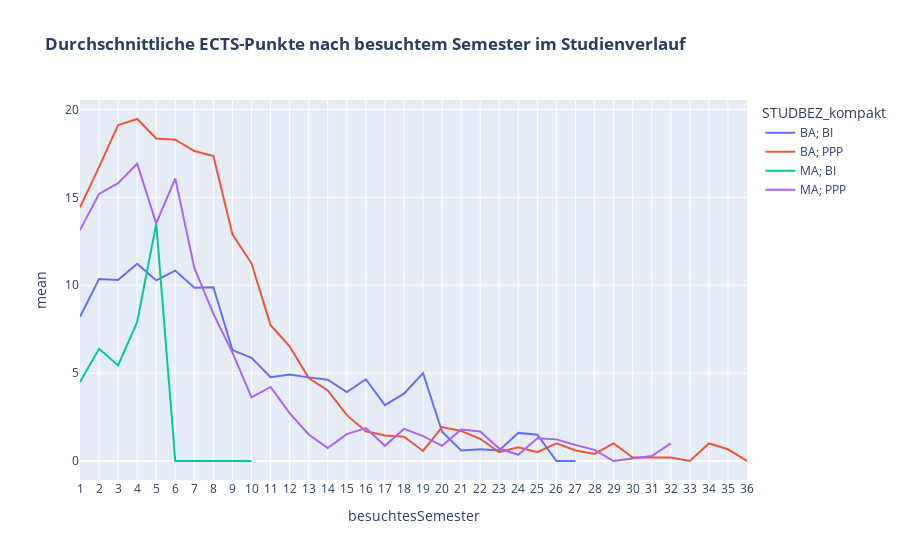

The cell this chart's notebook holds for it:
### Code cell
fig = px.line(df_by_semester_and_study_agg, 
                x="besuchtesSemester", 
                y="mean", 
                color="STUDBEZ_kompakt", 
                title="<b>Durchschnittliche ECTS-Punkte nach besuchtem Semester im Studienverlauf</b>")
fig.update_xaxes(dtick=1)

### Figure 1 — Plotly figure (JSON) as saved in the notebook; plotly's stock layout.template omitted (floating-point values rounded to 4 significant figures)
{"data": [{"hovertemplate": "STUDBEZ_kompakt=BA; BI<br>besuchtesSemester=%{x}<br>mean=%{y}<extra></extra>", "legendgroup": "BA; BI", "line": {"color": "#636efa", "dash": "solid"}, "marker": {"symbol": "circle"}, "mode": "lines", "name": "BA; BI", "orientation": "v", "showlegend": true, "type": "scatter", "x": [1, 2, 3, 4, 5, 6, 7, 8, 9, 10, 11, 12, 13, 14, 15, 16, 17, 18, 19, 20, 21, 22, 23, 24, 25, 26, 27], "xaxis": "x", "y": [8.198, 10.35, 10.3, 11.22, 10.28, 10.83, 9.851, 9.885, 6.312, 5.869, 4.77, 4.919, 4.758, 4.629, 3.925, 4.65, 3.179, 3.833, 5, 1.667, 0.6, 0.6667, 0.6, 1.6, 1.5, 0, 0], "yaxis": "y"}, {"hovertemplate": "STUDBEZ_kompakt=BA; PPP<br>besuchtesSemester=%{x}<br>mean=%{y}<extra></extra>", "legendgroup": "BA; PPP", "line": {"color": "#EF553B", "dash": "solid"}, "marker": {"symbol": "circle"}, "mode": "lines", "name": "BA; PPP", "orientation": "v", "showlegend": true, "type": "scatter", "x": [1, 2, 3, 4, 5, 6, 7, 8, 9, 10, 11, 12, 13, 14, 15, 16, 17, 18, 19, 20, 21, 22, 23, 24, 25, 26, 27, 28, 29, 30, 31, 32, 33, 34, 35, 36], "xaxis": "x", "y": [14.43, 16.72, 19.12, 19.46, 18.35, 18.28, 17.64, 17.35, 12.9, 11.25, 7.73, 6.521, 4.717, 4.014, 2.608, 1.689, 1.454, 1.382, 0.5714, 1.932, 1.708, 1.263, 0.5, 0.7778, 0.5, 1, 0.6, 0.4, 1, 0.2, 0.2, 0.2, 0, 1, 0.6667, 0], "yaxis": "y"}, {"hovertemplate": "STUDBEZ_kompakt=MA; BI<br>besuchtesSemester=%{x}<br>mean=%{y}<extra></extra>", "legendgroup": "MA; BI", "line": {"color": "#00cc96", "dash": "solid"}, "marker": {"symbol": "circle"}, "mode": "lines", "name": "MA; BI", "orientation": "v", "showlegend": true, "type": "scatter", "x": [1, 2, 3, 4, 5, 6, 7, 8, 9, 10], "xaxis": "x", "y": [4.5, 6.389, 5.438, 7.917, 13.5, 0, 0, 0, 0, 0], "yaxis": "y"}, {"hovertemplate": "STUDBEZ_kompakt=MA; PPP<br>besuchtesSemester=%{x}<br>mean=%{y}<extra></extra>", "legendgroup": "MA; PPP", "line": {"color": "#ab63fa", "dash": "solid"}, "marker": {"symbol": "circle"}, "mode": "lines", "name": "MA; PPP", "orientation": "v", "showlegend": true, "type": "scatter", "x": [1, 2, 3, 4, 5, 6, 7, 8, 9, 10, 11, 12, 13, 14, 15, 16, 17, 18, 19, 20, 21, 22, 23, 24, 25, 26, 27, 28, 29, 30, 31, 32], "xaxis": "x", "y": [13.14, 15.19, 15.81, 16.91, 13.52, 16.07, 10.99, 8.369, 6.167, 3.615, 4.212, 2.725, 1.511, 0.7381, 1.526, 1.872, 0.8649, 1.824, 1.412, 0.8621, 1.788, 1.682, 0.7105, 0.3529, 1.3, 1.231, 0.9091, 0.6364, 0, 0.1429, 0.2857, 1], "yaxis": "y"}], "layout": {"legend": {"title": {"text": "STUDBEZ_kompakt"}, "tracegroupgap": 0}, "title": {"text": "<b>Durchschnittliche ECTS-Punkte nach besuchtem Semester im Studienverlauf</b>"}, "xaxis": {"anchor": "y", "domain": [0, 1], "dtick": 1, "title": {"text": "besuchtesSemester"}}, "yaxis": {"anchor": "x", "domain": [0, 1], "title": {"text": "mean"}}}}
